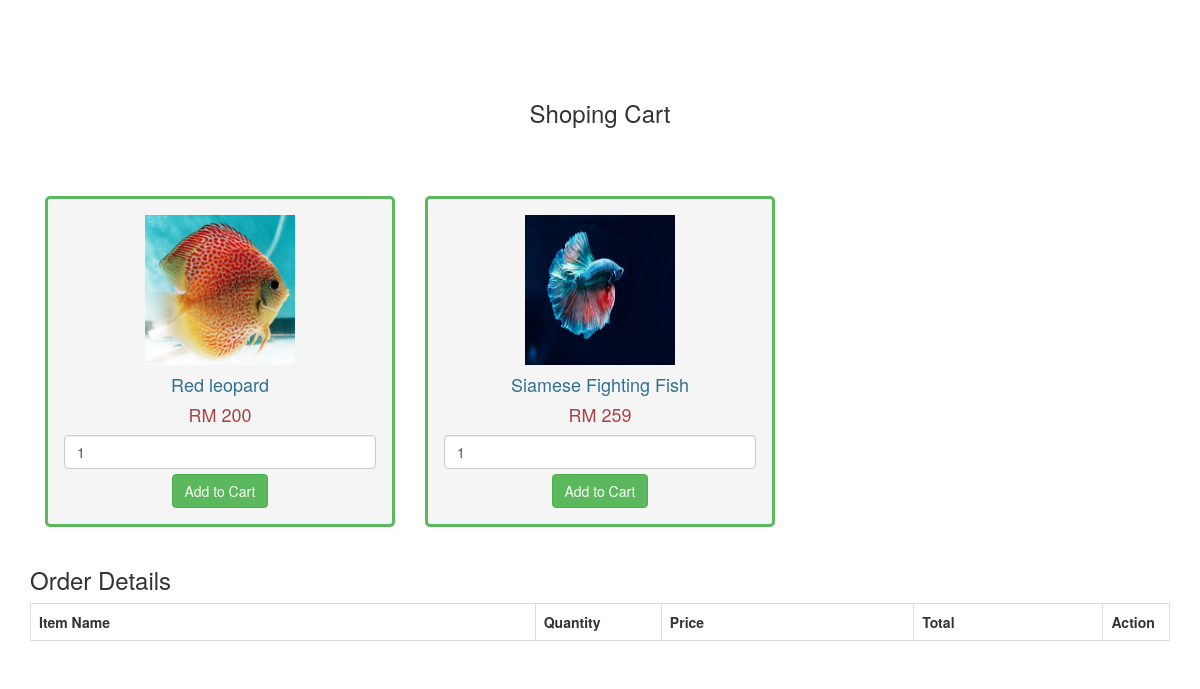
The page /CartPage.php on the database as committed earlier.
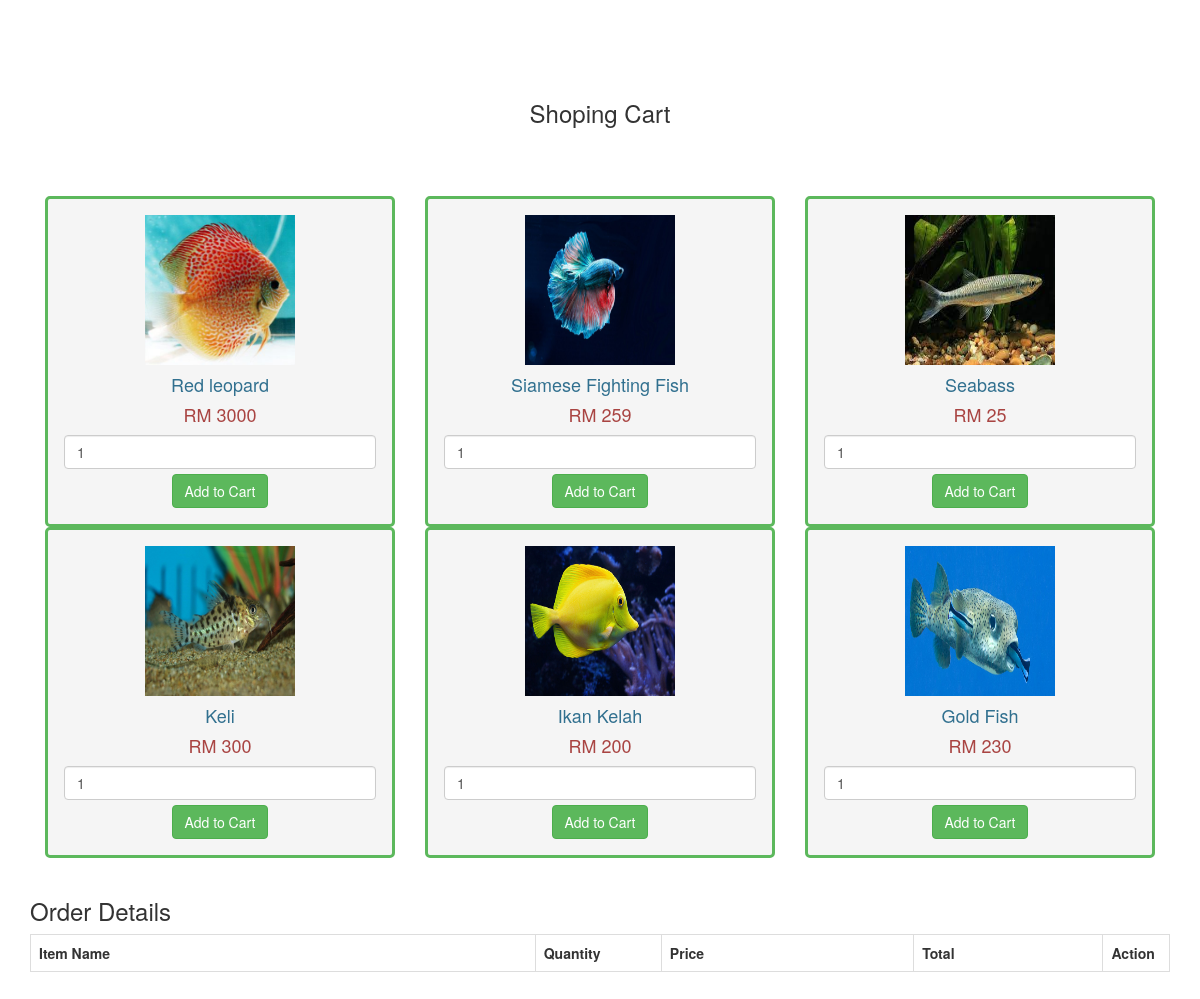
The same page on the database as committed later.
### tables this page shows
CREATE TABLE `tbl_productsell_delta` (
  `ID` int(11) NOT NULL,
  `PICTURE` varchar(255) NOT NULL,
  `NAME` varchar(255) NOT NULL,
  `DESCRIPTION` text NOT NULL,
  `SELLER` varchar(50) DEFAULT NULL,
  `PRICE` int(11) NOT NULL,
  `STOCK` int(50) DEFAULT NULL
);

### CartPage.php (the view, shortened to what this page needs)
<?php
include_once 'db.php';
$connect = mysqli_connect($servername, $username, $password, $dbname);
?>
<!DOCTYPE html>
<html>
	<head>
		<link rel="stylesheet" href="https://maxcdn.bootstrapcdn.com/bootstrap/3.3.6/css/bootstrap.min.css" />
	</head>
	<body>
		<br />
		<div class="container">
			<br />
			<br />
			<br />
			<h3 align="center">Shoping Cart </a></h3><br />
			<br /><br />
			<?php
				$query = "SELECT * FROM tbl_productsell_delta ORDER BY id ASC";
				$result = mysqli_query($connect, $query);
				if(mysqli_num_rows($result) > 0)
				{
					while($row = mysqli_fetch_array($result))
					{
				?>
			<div class="col-md-4">
				<form method="post" action="CartPage.php?action=add&id=<?php echo $row["ID"]; ?>">
					<div style="border:3px solid #5cb85c; background-color:whitesmoke; border-radius:5px; padding:16px;" align="center">
						<img src="img/<?php echo $row["ID"]; ?>.jpg" width="150px" height="150px" /><br />
						<h4 class="text-info"><?php echo $row["NAME"]; ?></h4>
						<h4 class="text-danger">RM <?php echo $row["PRICE"]; ?></h4>
						<input type="text" name="quantity" value="1" class="form-control" />
						<input type="submit" name="add_to_cart" style="margin-top:5px;" class="btn btn-success" value="Add to Cart" />
					</div>
				</form>
			</div>
			<?php
					}
				}
			?>
			<br />
			<h3>Order Details</h3>
			<div class="table-responsive">
				<table class="table table-bordered">
					<tr>
						<th width="40%">Item Name</th>
						<th width="10%">Quantity</th>
						<th width="20%">Price</th>
						<th width="15%">Total</th>
						<th width="5%">Action</th>
					</tr>
				</table>
			</div>
		</div>
	<br />
	</body>
</html>

Rows that differ between the two databases and show on the page:
changed tbl_productsell_delta "Red leopard": PRICE "200" → "3000"
added tbl_productsell_delta: shows a picture, NAME "Seabass", PRICE "25"
added tbl_productsell_delta: shows a picture, NAME "Keli", PRICE "300"
added tbl_productsell_delta: shows a picture, NAME "Ikan Kelah", PRICE "200"
added tbl_productsell_delta: shows a picture, NAME "Gold Fish", PRICE "230"
